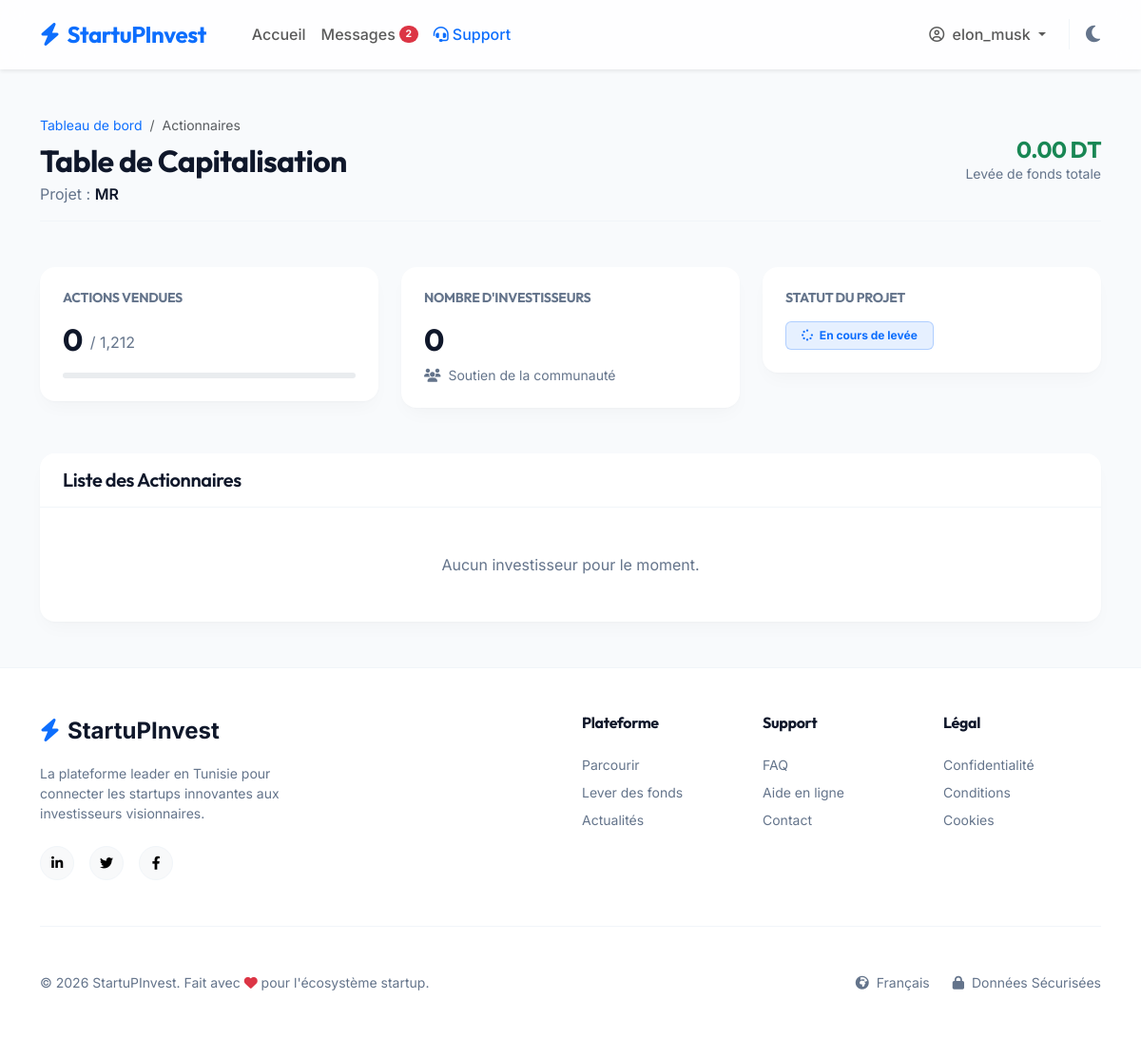
/public/startuper/investors?project_id=6 (signed in), run on an earlier commit of the app's database.
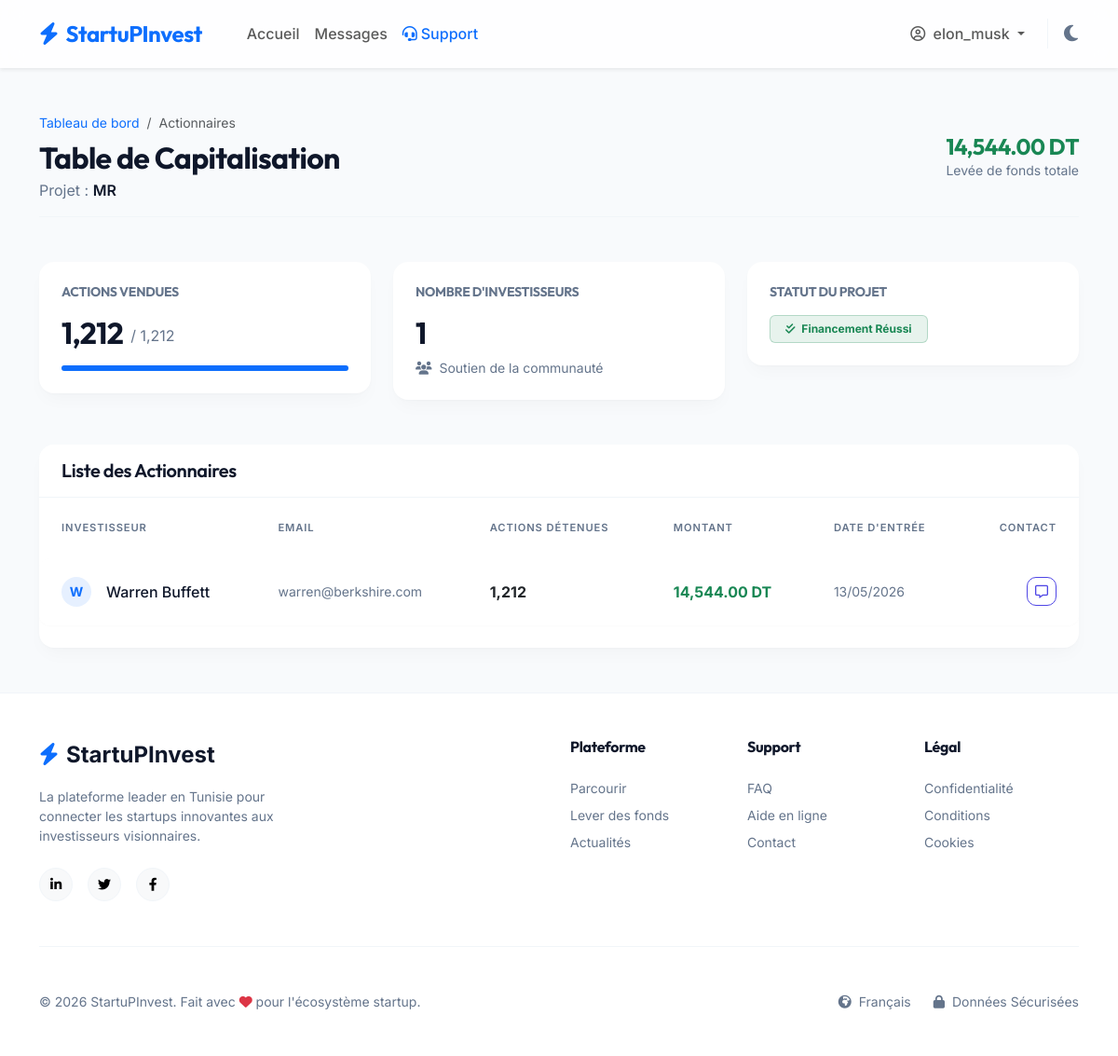
And on a later commit of the database.
### tables this page shows
CREATE TABLE `projects` (
  `id` int NOT NULL AUTO_INCREMENT,
  `startuper_id` int NOT NULL,
  `titre` varchar(255) NOT NULL,
  `description` text NOT NULL,
  `secteur` varchar(100) NOT NULL,
  `nb_actions` int NOT NULL,
  `prix_unitaire` decimal(10,2) NOT NULL,
  `date_limite` date NOT NULL,
  `business_plan_path` varchar(255) DEFAULT NULL,
  `image_path` varchar(255) DEFAULT NULL,
  `statut` enum('en_attente','actif','suspendu','cloture','abandonne','rejete') DEFAULT 'en_attente',
  `created_at` timestamp NULL DEFAULT CURRENT_TIMESTAMP,
  PRIMARY KEY (`id`),
  KEY `startuper_id` (`startuper_id`),
  CONSTRAINT `projects_ibfk_1` FOREIGN KEY (`startuper_id`) REFERENCES `users` (`id`) ON DELETE CASCADE
);

CREATE TABLE `investments` (
  `id` int NOT NULL AUTO_INCREMENT,
  `investor_id` int NOT NULL,
  `project_id` int NOT NULL,
  `nb_actions` int NOT NULL,
  `montant_total` decimal(15,2) NOT NULL,
  `date_investissement` timestamp NULL DEFAULT CURRENT_TIMESTAMP,
  PRIMARY KEY (`id`),
  KEY `investor_id` (`investor_id`),
  KEY `project_id` (`project_id`),
  CONSTRAINT `investments_ibfk_1` FOREIGN KEY (`investor_id`) REFERENCES `users` (`id`) ON DELETE CASCADE,
  CONSTRAINT `investments_ibfk_2` FOREIGN KEY (`project_id`) REFERENCES `projects` (`id`) ON DELETE CASCADE
);

CREATE TABLE `users` (
  `id` int NOT NULL AUTO_INCREMENT,
  `nom` varchar(100) NOT NULL,
  `prenom` varchar(100) NOT NULL,
  `cin` varchar(8) DEFAULT NULL,
  `email` varchar(255) NOT NULL,
  `pseudo` varchar(100) NOT NULL,
  `password` varchar(255) NOT NULL,
  `role` enum('startuper','capital_risque','admin') NOT NULL,
  `nom_entreprise` varchar(255) DEFAULT NULL,
  `adresse_entreprise` text,
  `registre_commerce` varchar(100) DEFAULT NULL,
  `created_at` timestamp NULL DEFAULT CURRENT_TIMESTAMP,
  `statut` enum('actif','bloque') DEFAULT 'actif',
  PRIMARY KEY (`id`),
  UNIQUE KEY `email` (`email`),
  UNIQUE KEY `pseudo` (`pseudo`)
);

### app/Controllers/StartuperController.php (called while the page is built, shortened)
<?php
class StartuperController {
    public function investors() {
        $project_id = $_GET['project_id'] ?? null;
        $projectModel = new Project();
        $investmentModel = new \App\Models\Investment();
        $project = $projectModel->getProjectById($project_id);
        $investors = $investmentModel->getInvestorsByProject($project_id);
        $totalSold = $investmentModel->getSoldActionsByProject($project_id);
        $totalRaised = $totalSold * $project['prix_unitaire'];
        require __DIR__ . '/../Views/startuper/investors.php';
    }
}

### config/Database.php (called while the page is built, shortened)
<?php
class Database {
    private static $instance = null;
    private $connection;
    private function __construct() {
        $this->host = getenv('DB_HOST') ?: 'db';
        $this->db_name = getenv('DB_NAME') ?: 'startupinvest';
        $this->username = getenv('DB_USER') ?: 'root';
        $this->password = getenv('DB_PASS') ?: 'root';
        try {
            $this->connection = new PDO("mysql:host=" . $this->host . ";dbname=" . $this->db_name . ";charset=utf8mb4", $this->username, $this->password);
            $this->connection->setAttribute(PDO::ATTR_ERRMODE, PDO::ERRMODE_EXCEPTION);
            $this->connection->setAttribute(PDO::ATTR_DEFAULT_FETCH_MODE, PDO::FETCH_ASSOC);
        } catch(PDOException $exception) {
            echo "Connection error: " . $exception->getMessage();
        }
    }
    public static function getInstance() {
        if(!self::$instance) {
            self::$instance = new Database();
        }
        return self::$instance;
    }
    public function getConnection() {
        return $this->connection;
    }
}
?>

### app/Models/Project.php (called while the page is built, shortened)
<?php
class Project {
    private $conn;
    private $table_name = "projects";
    public function __construct() {
        $this->conn = Database::getInstance()->getConnection();
    }
    public function getProjectById($id) {
        $query = "SELECT p.*, u.nom, u.prenom, u.nom_entreprise
                  FROM " . $this->table_name . " p
                  JOIN users u ON p.startuper_id = u.id
                  WHERE p.id = :id";
        $stmt = $this->conn->prepare($query);
        $stmt->bindParam(":id", $id);
        $stmt->execute();
        return $stmt->fetch(PDO::FETCH_ASSOC);
    }
}

### app/Models/Investment.php (called while the page is built, shortened)
<?php
class Investment {
    private $conn;
    private $table_name = "investments";
    public function __construct() {
        $this->conn = Database::getInstance()->getConnection();
    }
    public function getSoldActionsByProject($project_id) {
        $query = "SELECT SUM(nb_actions) as sold FROM " . $this->table_name . " WHERE project_id = :project_id";
        $stmt = $this->conn->prepare($query);
        $stmt->bindParam(":project_id", $project_id);
        $stmt->execute();
        $result = $stmt->fetch(PDO::FETCH_ASSOC);
        return $result['sold'] ? (int)$result['sold'] : 0;
    }
    public function getInvestorsByProject($project_id) {
        $query = "SELECT i.*, u.nom, u.prenom, u.email, u.pseudo
                  FROM " . $this->table_name . " i
                  JOIN users u ON i.investor_id = u.id
                  WHERE i.project_id = :project_id
                  ORDER BY i.date_investissement DESC";
        $stmt = $this->conn->prepare($query);
        $stmt->bindParam(":project_id", $project_id);
        $stmt->execute();
        return $stmt->fetchAll(PDO::FETCH_ASSOC);
    }
}

### app/Views/startuper/investors.php (the view)
<?php require_once __DIR__ . '/../layouts/header.php'; ?>
<?php require_once __DIR__ . '/../layouts/navbar.php'; ?>
<main class="container mt-5 flex-grow-1">
    <div class="d-flex justify-content-between align-items-center mb-5 pb-3 border-bottom border-custom">
        <div>
            <nav aria-label="breadcrumb">
                <ol class="breadcrumb mb-2">
                    <li class="breadcrumb-item small"><a href="<?= URLROOT ?>/startuper/dashboard" class="text-decoration-none">Tableau de bord</a></li>
                    <li class="breadcrumb-item active small" aria-current="page">Actionnaires</li>
                </ol>
            </nav>
            <h2 class="fw-bold mb-1">Table de Capitalisation</h2>
            <p class="text-muted-custom mb-0">Projet : <span class="text-main fw-semibold"><?= htmlspecialchars($project['titre']) ?></span></p>
        </div>
        <div class="text-end">
            <h4 class="fw-bold mb-0 text-success"><?= number_format($totalRaised, 2) ?> DT</h4>
            <p class="small text-muted-custom mb-0">Levée de fonds totale</p>
        </div>
    </div>
    <div class="row g-4 mb-5">
        <div class="col-md-4">
            <div class="saas-card border-0 p-4">
                <h6 class="text-muted-custom text-uppercase small fw-bold mb-3">Actions Vendues</h6>
                <div class="d-flex align-items-end">
                    <h2 class="fw-bold mb-0 me-2"><?= number_format($totalSold) ?></h2>
                    <p class="text-muted-custom mb-1">/ <?= number_format($project['nb_actions']) ?></p>
                </div>
                <div class="progress mt-3 bg-bg-color rounded-pill" style="height: 6px;">
                    <?php $percent = round(($totalSold / $project['nb_actions']) * 100); ?>
                    <div class="progress-bar bg-primary" style="width: <?= $percent ?>%"></div>
                </div>
            </div>
        </div>
        <div class="col-md-4">
            <div class="saas-card border-0 p-4">
                <h6 class="text-muted-custom text-uppercase small fw-bold mb-3">Nombre d'Investisseurs</h6>
                <h2 class="fw-bold mb-0"><?= count($investors) ?></h2>
                <p class="text-muted-custom small mt-2 mb-0"><i class="fa-solid fa-users me-1"></i> Soutien de la communauté</p>
            </div>
        </div>
        <div class="col-md-4">
            <div class="saas-card border-0 p-4">
                <h6 class="text-muted-custom text-uppercase small fw-bold mb-3">Statut du Projet</h6>
                <div class="d-flex align-items-center">
                    <?php if($project['statut'] === 'cloture'): ?>
                        <span class="badge bg-success bg-opacity-10 text-success border border-success border-opacity-25 px-3 py-2">
                            <i class="fa-solid fa-check-double me-1"></i> Financement Réussi
                        </span>
                    <?php else: ?>
                        <span class="badge bg-primary bg-opacity-10 text-primary border border-primary border-opacity-25 px-3 py-2">
                            <i class="fa-solid fa-spinner fa-spin me-1"></i> En cours de levée
                        </span>
                    <?php endif; ?>
                </div>
            </div>
        </div>
    </div>
    <div class="saas-card border-0 overflow-hidden mb-5">
        <div class="bg-surface px-4 py-3 border-bottom border-custom d-flex justify-content-between align-items-center">
            <h5 class="fw-semibold mb-0">Liste des Actionnaires</h5>
        </div>
        <div class="p-0">
            <?php if(empty($investors)): ?>
                <div class="text-center py-5">
                    <p class="text-muted-custom mb-0">Aucun investisseur pour le moment.</p>
                </div>
            <?php else: ?>
                <div class="table-responsive">
                    <table class="table table-saas table-borderless align-middle w-100">
                        <thead>
                            <tr>
                                <th>Investisseur</th>
                                <th>Email</th>
                                <th>Actions Détenues</th>
                                <th>Montant</th>
                                <th>Date d'entrée</th>
                                <th class="text-end">Contact</th>
                            </tr>
                        </thead>
                        <tbody>
                            <?php foreach($investors as $inv): ?>
                            <tr>
                                <td>
                                    <div class="d-flex align-items-center">
                                        <div class="bg-primary bg-opacity-10 text-primary rounded-circle d-flex align-items-center justify-content-center me-3" style="width: 32px; height: 32px;">
                                            <span class="small fw-bold"><?= substr($inv['prenom'], 0, 1) ?></span>
                                        </div>
                                        <span class="fw-medium text-main"><?= htmlspecialchars($inv['prenom'] . ' ' . $inv['nom']) ?></span>
                                    </div>
                                </td>
                                <td class="text-muted-custom small"><?= htmlspecialchars($inv['email']) ?></td>
                                <td class="fw-bold"><?= number_format($inv['nb_actions']) ?></td>
                                <td class="text-success fw-bold"><?= number_format($inv['montant_total'], 2) ?> DT</td>
                                <td class="text-muted-custom small"><?= date('d/m/Y', strtotime($inv['date_investissement'])) ?></td>
                                <td class="text-end">
                                    <a href="<?= URLROOT ?>/messages/chat?project_id=<?= $inv['project_id'] ?>&other_id=<?= $inv['investor_id'] ?>" class="btn btn-sm btn-outline-primary py-1 px-2">
                                        <i class="fa-regular fa-message"></i>
                                    </a>
                                </td>
                            </tr>
                            <?php endforeach; ?>
                        </tbody>
                    </table>
                </div>
            <?php endif; ?>
        </div>
    </div>
</main>
<?php require_once __DIR__ . '/../layouts/footer.php'; ?>

What changed in the data, as far as the page shows it:
changed projects "MR": statut "actif" → "cloture" (drawn)
added investments: investor.prenom "W", investor.nom "Warren Buffett", investor.email "warren@berkshire.com", nb_actions "1,212", montant_total "14,544.00", date_investissement "13/05/2026"
Also different on the page:
$totalRaised: "0.00" → "14,544.00"
$totalSold: "0" → "1,212"
count($investors): "0" → "1"
$unreadTotalCount: "2" → (not shown)
text no longer shown: "En cours de levée Aucun investisseur pour le moment."
text now shown: "Financement Réussi INVESTISSEUR EMAIL ACTIONS DÉTENUES MONTANT DATE D'ENTRÉE CONTACT"
